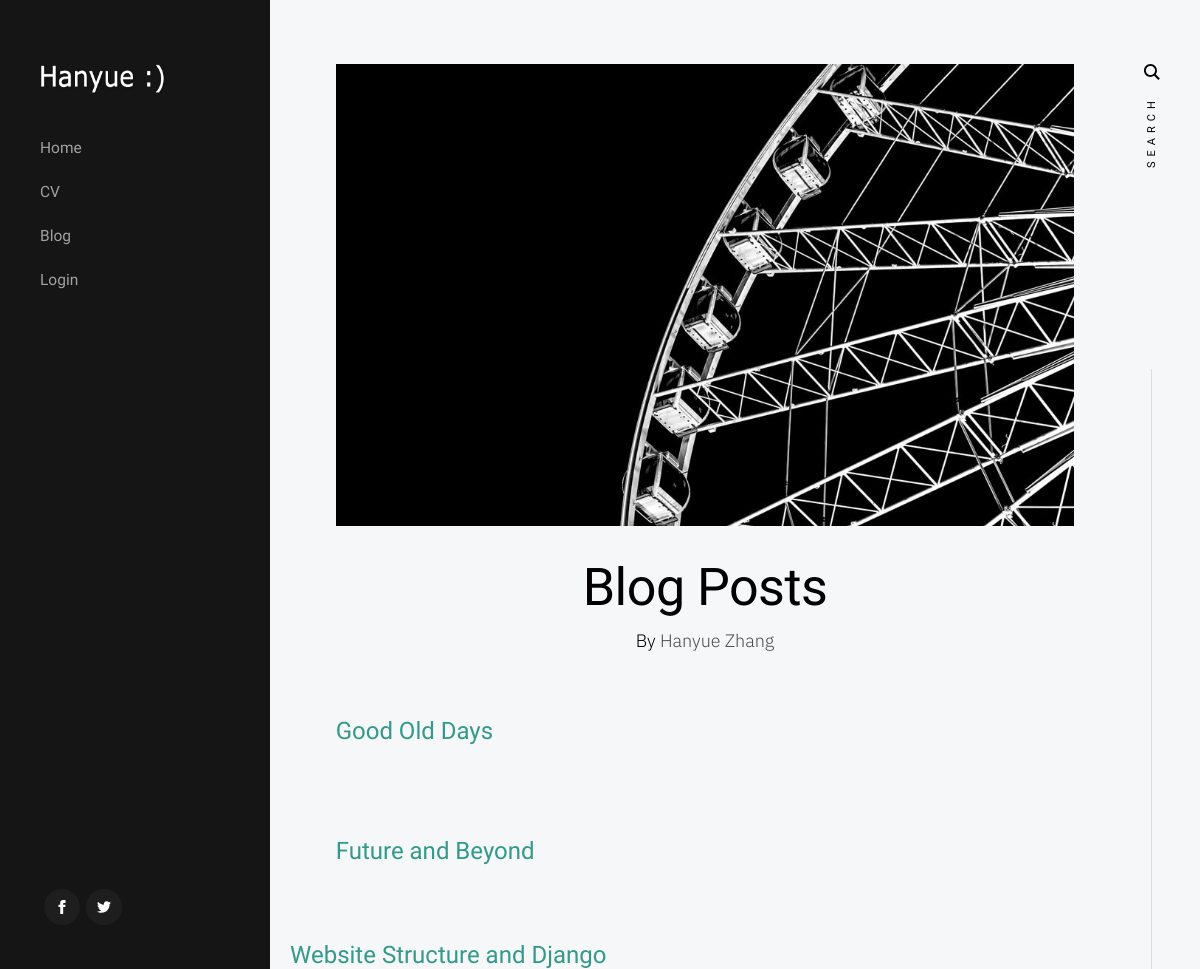
Before: / with the older database file.
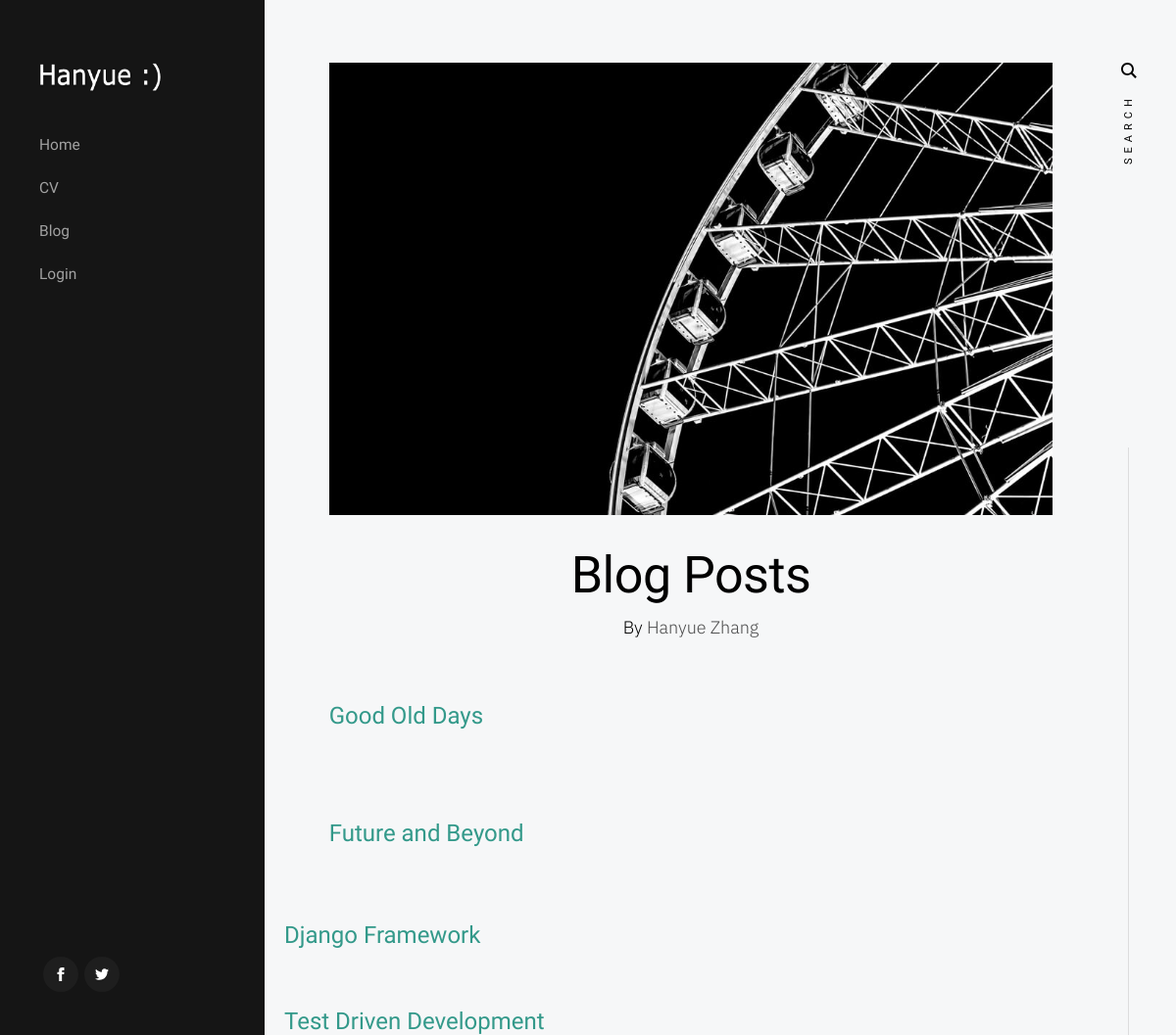
After: the same page with the newer database file.
### blog/models.py (models this page shows, shortened)
class Post(models.Model):
    author = models.ForeignKey(settings.AUTH_USER_MODEL, on_delete=models.CASCADE)
    title = models.CharField(max_length=200)
    text = models.TextField()
    created_date = models.DateTimeField(default=timezone.now)
    published_date = models.DateTimeField(blank=True, null=True)

### blog/views.py (the view)
# urls.py: path('', views.post_list, name='post_list'),
def post_list(request):
    posts = Post.objects.filter(published_date__lte=timezone.now()).order_by('published_date')
    return render(request, 'blog/post_list.html', {'posts': posts})

### blog/templates/blog/post_list.html (shortened to what this page needs)
{% load static %}
<html class="no-js" lang="en">
  <head>
    <link rel="stylesheet" href="{% static 'css/base.css' %}">
    <link rel="stylesheet" href="{% static 'css/vendor.css' %}">
    <link rel="stylesheet" href="{% static 'css/main.css' %}">
  </head>
  <body>
    <div id="top" class="s-wrap site-wrapper">
	<header class="s-header">
	  <div class="header__top">
	    <div class="header__logo">
	      <a class="site-logo" href="{% url 'about' %}">
		<img src="{% static 'images/logo.png' %}" alt="Homepage">
	      </a>
	    </div>
	  </div>
	  <nav class="header__nav-wrap">
	    <ul class="header__nav">
	      <li><a href="{% url 'about' %}" title="">Home</a></li>
	      <li><a href="{% url 'cv' %}" title="">CV</a></li>
	      <li><a href="{% url 'post_list'  %}" title="">Blog</a></li>
	      	                                  {% if user.is_authenticated %}
                                <li><a href="{% url 'post_new' %}">New Post</a>
                                <li><a href="{% url 'post_draft_list' %}">Draft List</a></li>
                                <li><a href="{% url 'logout' %}">Log out</a></li>
                            {% else %}
                                <li><a href="{% url 'login' %}">Login</a></li>
                            {% endif %}
	    </ul>
	    <ul class="header__social">
	      <li class="ss-facebook">
		<a href="https://facebook.com/">
		</a>
	      </li>
	      <li class="ss-twitter">
		<a href="#0">
		</a>
	      </li>
	    </ul>
	  </nav>
	</header>
	<div class="s-content">
	  <div class="masonry-wrap">
	    <div class="masonry">
	      <div class="content container">
		<div class="row">
		  <div class="col-md-8">
		    <div>
		      <a class="pic">
			<img src="{% static 'images/wheel-1000.jpg' %}">
		      </a>
		    </div>
		    <div class="content__page-header">
                        <h1 class="display-1">Blog Posts</h1>
                        <ul class="entry__header-meta">
                            <li class="author">By <a href="#0">Hanyue Zhang</a></li>
                        </ul>
                    </div>
	{% for post in posts %}
                    <h3 class="title"><a href="{% url 'post_content' pk=post.pk %}">{{ post.title }}</a></h3>
		  </div>
		  	{% endfor %}
		</div>
	      </div>
	    </div>
	  </div>
        <footer class="s-footer">
	  <div class="row">
	    <div class="column large-full footer__content">
	      <div class="footer__copyright">
		<span>Made by Hanyue Zhang</span>
	      </div>
	    </div>
	  </div>
	</footer>
  </body>
</html>

Changed rows visible on the page:
removed Post: title "Website Structure and Django"
added Post: title "Django Framework"
added Post: title "Test Driven Development"
